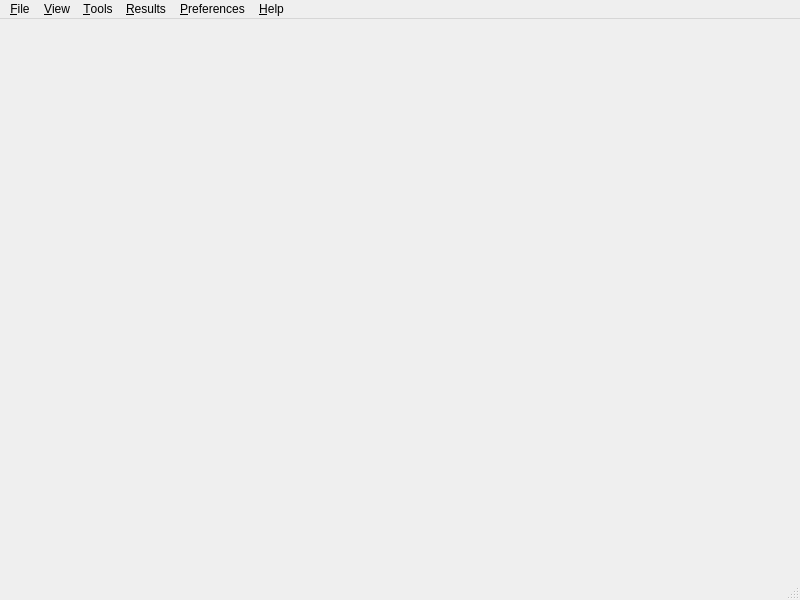
<?xml version="1.0" encoding="UTF-8"?>
<ui version="4.0">
 <class>RclMainBase</class>
 <widget class="QMainWindow" name="RclMainBase">
  <property name="geometry">
   <rect>
    <x>0</x>
    <y>0</y>
    <width>800</width>
    <height>600</height>
   </rect>
  </property>
  <property name="sizePolicy">
   <sizepolicy hsizetype="Preferred" vsizetype="Minimum">
    <horstretch>0</horstretch>
    <verstretch>0</verstretch>
   </sizepolicy>
  </property>
  <property name="windowTitle">
   <string>Recoll</string>
  </property>
  <widget class="QWidget" name="centralwidget">
   <layout class="QVBoxLayout" name="verticalLayout">
    <property name="spacing">
     <number>0</number>
    </property>
    <property name="leftMargin">
     <number>4</number>
    </property>
    <property name="topMargin">
     <number>2</number>
    </property>
    <property name="rightMargin">
     <number>4</number>
    </property>
    <property name="bottomMargin">
     <number>2</number>
    </property>
    <item>
     <widget class="SSearch" name="sSearch" native="true">
      <property name="sizePolicy">
       <sizepolicy hsizetype="Expanding" vsizetype="Fixed">
        <horstretch>0</horstretch>
        <verstretch>0</verstretch>
       </sizepolicy>
      </property>
     </widget>
    </item>
    <item>
     <widget class="ResList" name="reslist" native="true">
      <property name="sizePolicy">
       <sizepolicy hsizetype="Preferred" vsizetype="Preferred">
        <horstretch>2</horstretch>
        <verstretch>0</verstretch>
       </sizepolicy>
      </property>
     </widget>
    </item>
   </layout>
  </widget>
  <widget class="QStatusBar" name="statusbar"/>
  <widget class="QMenuBar" name="MenuBar">
   <property name="geometry">
    <rect>
     <x>0</x>
     <y>0</y>
     <width>800</width>
     <height>25</height>
    </rect>
   </property>
   <widget class="QMenu" name="fileMenu">
    <property name="title">
     <string>&amp;File</string>
    </property>
    <addaction name="fileToggleIndexingAction"/>
    <addaction name="fileRebuildIndexAction"/>
    <addaction name="actionSpecial_Indexing"/>
    <addaction name="separator"/>
    <addaction name="actionSave_last_query"/>
    <addaction name="actionLoad_saved_query"/>
    <addaction name="separator"/>
    <addaction name="fileExportSSearchHistoryAction"/>
    <addaction name="fileEraseSearchHistoryAction"/>
    <addaction name="separator"/>
    <addaction name="fileEraseDocHistoryAction"/>
    <addaction name="separator"/>
    <addaction name="fileExitAction"/>
   </widget>
   <widget class="QMenu" name="viewMenu">
    <property name="title">
     <string>&amp;View</string>
    </property>
    <addaction name="showMissingHelpers_Action"/>
    <addaction name="showActiveTypes_Action"/>
    <addaction name="actionShow_index_statistics"/>
    <addaction name="separator"/>
    <addaction name="toggleFullScreenAction"/>
   </widget>
   <widget class="QMenu" name="toolsMenu">
    <property name="title">
     <string>&amp;Tools</string>
    </property>
    <addaction name="toolsDoc_HistoryAction"/>
    <addaction name="toolsAdvanced_SearchAction"/>
    <addaction name="toolsSpellAction"/>
    <addaction name="actionShowQueryDetails"/>
    <addaction name="actionQuery_Fragments"/>
    <addaction name="actionWebcache_Editor"/>
   </widget>
   <widget class="QMenu" name="preferencesMenu">
    <property name="title">
     <string>&amp;Preferences</string>
    </property>
    <addaction name="indexConfigAction"/>
    <addaction name="indexScheduleAction"/>
    <addaction name="separator"/>
    <addaction name="queryPrefsAction"/>
    <addaction name="extIdxAction"/>
    <addaction name="separator"/>
    <addaction name="enbSynAction"/>
    <addaction name="separator"/>
   </widget>
   <widget class="QMenu" name="helpMenu">
    <property name="title">
     <string>&amp;Help</string>
    </property>
    <addaction name="userManualAction"/>
    <addaction name="showMissingHelpers_Action"/>
    <addaction name="showActiveTypes_Action"/>
    <addaction name="separator"/>
    <addaction name="helpAbout_RecollAction"/>
   </widget>
   <widget class="QMenu" name="menuResults">
    <property name="title">
     <string>&amp;Results</string>
    </property>
    <addaction name="nextPageAction"/>
    <addaction name="prevPageAction"/>
    <addaction name="firstPageAction"/>
    <addaction name="separator"/>
    <addaction name="actionSortByDateAsc"/>
    <addaction name="actionSortByDateDesc"/>
    <addaction name="separator"/>
    <addaction name="actionShowResultsAsTable"/>
    <addaction name="separator"/>
    <addaction name="actionSaveResultsAsCSV"/>
   </widget>
   <addaction name="fileMenu"/>
   <addaction name="viewMenu"/>
   <addaction name="toolsMenu"/>
   <addaction name="menuResults"/>
   <addaction name="preferencesMenu"/>
   <addaction name="separator"/>
   <addaction name="helpMenu"/>
  </widget>
  <action name="fileExitAction">
   <property name="text">
    <string>E&amp;xit</string>
   </property>
   <property name="shortcut">
    <string>Ctrl+Q</string>
   </property>
   <property name="name" stdset="0">
    <cstring>fileExitAction</cstring>
   </property>
  </action>
  <action name="fileToggleIndexingAction">
   <property name="text">
    <string>Update &amp;index</string>
   </property>
   <property name="name" stdset="0">
    <cstring>fileToggleIndexingAction</cstring>
   </property>
  </action>
  <action name="fileBumpIndexingAction">
   <property name="text">
    <string>Trigger incremental pass</string>
   </property>
   <property name="name" stdset="0">
    <cstring>fileBumpIndexingAction</cstring>
   </property>
   <property name="enabled">
    <bool>false</bool>
   </property>
  </action>
  <action name="fileRebuildIndexAction">
   <property name="text">
    <string>&amp;Rebuild index</string>
   </property>
   <property name="name" stdset="0">
    <cstring>fileRebuildIndexAction</cstring>
   </property>
  </action>
  <action name="fileEraseDocHistoryAction">
   <property name="text">
    <string>&amp;Erase document history</string>
   </property>
   <property name="name" stdset="0">
    <cstring>fileEraseDocHistoryAction</cstring>
   </property>
  </action>
  <action name="fileEraseSearchHistoryAction">
   <property name="text">
    <string>&amp;Erase search history</string>
   </property>
   <property name="name" stdset="0">
    <cstring>fileEraseSearchHistoryAction</cstring>
   </property>
  </action>
  <action name="fileExportSSearchHistoryAction">
   <property name="text">
    <string>E&amp;xport simple search history</string>
   </property>
   <property name="name" stdset="0">
    <cstring>fileExportSSearchHistoryAction</cstring>
   </property>
  </action>
  <action name="showMissingHelpers_Action">
   <property name="text">
    <string>Missing &amp;helpers</string>
   </property>
   <property name="name" stdset="0">
    <cstring>showMissingHelpers_Action</cstring>
   </property>
  </action>
  <action name="showActiveTypes_Action">
   <property name="text">
    <string>Indexed &amp;MIME types</string>
   </property>
   <property name="name" stdset="0">
    <cstring>showActiveTypes_Action</cstring>
   </property>
  </action>
  <action name="helpAbout_RecollAction">
   <property name="text">
    <string>&amp;About Recoll</string>
   </property>
   <property name="name" stdset="0">
    <cstring>helpAbout_RecollAction</cstring>
   </property>
  </action>
  <action name="userManualAction">
   <property name="text">
    <string>&amp;User manual</string>
   </property>
   <property name="name" stdset="0">
    <cstring>userManualAction</cstring>
   </property>
  </action>
  <action name="toolsDoc_HistoryAction">
   <property name="icon">
    <iconset resource="recoll.qrc">
     <normaloff>:/images/history.png</normaloff>:/images/history.png</iconset>
   </property>
   <property name="text">
    <string>Document &amp;History</string>
   </property>
   <property name="toolTip">
    <string>Document  History</string>
   </property>
   <property name="name" stdset="0">
    <cstring>toolsDoc_HistoryAction</cstring>
   </property>
  </action>
  <action name="toolsAdvanced_SearchAction">
   <property name="icon">
    <iconset resource="recoll.qrc">
     <normaloff>:/images/asearch.png</normaloff>:/images/asearch.png</iconset>
   </property>
   <property name="text">
    <string>&amp;Advanced Search</string>
   </property>
   <property name="toolTip">
    <string>Advanced/complex  Search</string>
   </property>
   <property name="name" stdset="0">
    <cstring>toolsAdvanced_SearchAction</cstring>
   </property>
  </action>
  <action name="toolsSort_parametersAction">
   <property name="text">
    <string>&amp;Sort parameters</string>
   </property>
   <property name="toolTip">
    <string>Sort parameters</string>
   </property>
   <property name="name" stdset="0">
    <cstring>toolsSort_parametersAction</cstring>
   </property>
  </action>
  <action name="toolsSpellAction">
   <property name="icon">
    <iconset resource="recoll.qrc">
     <normaloff>:/images/spell.png</normaloff>:/images/spell.png</iconset>
   </property>
   <property name="text">
    <string>Term &amp;explorer</string>
   </property>
   <property name="toolTip">
    <string>Term explorer tool</string>
   </property>
   <property name="name" stdset="0">
    <cstring>toolsSpellAction</cstring>
   </property>
  </action>
  <action name="nextPageAction">
   <property name="enabled">
    <bool>false</bool>
   </property>
   <property name="icon">
    <iconset resource="recoll.qrc">
     <normaloff>:/images/nextpage.png</normaloff>:/images/nextpage.png</iconset>
   </property>
   <property name="iconText">
    <string>Next page</string>
   </property>
   <property name="toolTip">
    <string>Next page of results</string>
   </property>
   <property name="shortcut">
    <string>PgDown</string>
   </property>
   <property name="name" stdset="0">
    <cstring>nextPageAction</cstring>
   </property>
  </action>
  <action name="firstPageAction">
   <property name="enabled">
    <bool>false</bool>
   </property>
   <property name="icon">
    <iconset resource="recoll.qrc">
     <normaloff>:/images/firstpage.png</normaloff>:/images/firstpage.png</iconset>
   </property>
   <property name="iconText">
    <string>First page</string>
   </property>
   <property name="toolTip">
    <string>Go to first page of results</string>
   </property>
   <property name="shortcut">
    <string>Shift+PgUp</string>
   </property>
   <property name="name" stdset="0">
    <cstring>firstPageAction</cstring>
   </property>
  </action>
  <action name="prevPageAction">
   <property name="enabled">
    <bool>false</bool>
   </property>
   <property name="icon">
    <iconset resource="recoll.qrc">
     <normaloff>:/images/prevpage.png</normaloff>:/images/prevpage.png</iconset>
   </property>
   <property name="iconText">
    <string>Previous page</string>
   </property>
   <property name="toolTip">
    <string>Previous page of results</string>
   </property>
   <property name="shortcut">
    <string>PgUp</string>
   </property>
   <property name="name" stdset="0">
    <cstring>prevPageAction</cstring>
   </property>
  </action>
  <action name="indexConfigAction">
   <property name="text">
    <string>&amp;Index configuration</string>
   </property>
   <property name="name" stdset="0">
    <cstring>indexConfigAction</cstring>
   </property>
  </action>
  <action name="indexScheduleAction">
   <property name="text">
    <string>Indexing &amp;schedule</string>
   </property>
   <property name="name" stdset="0">
    <cstring>indexScheduleAction</cstring>
   </property>
  </action>
  <action name="queryPrefsAction">
   <property name="text">
    <string>&amp;GUI configuration</string>
   </property>
   <property name="name" stdset="0">
    <cstring>queryPrefsAction</cstring>
   </property>
  </action>
  <action name="extIdxAction">
   <property name="text">
    <string>E&amp;xternal index dialog</string>
   </property>
   <property name="iconText">
    <string>External index dialog</string>
   </property>
   <property name="name" stdset="0">
    <cstring>extIdxAction</cstring>
   </property>
  </action>
  <action name="enbSynAction">
   <property name="checkable">
    <bool>true</bool>
   </property>
   <property name="text">
    <string>Enable synonyms</string>
   </property>
   <property name="iconText">
    <string>Enable synonyms</string>
   </property>
   <property name="name" stdset="0">
    <cstring>enbSynAction</cstring>
   </property>
  </action>
  <action name="toggleFullScreenAction">
   <property name="text">
    <string>&amp;Full Screen</string>
   </property>
   <property name="iconText">
    <string>Full Screen</string>
   </property>
   <property name="shortcut">
    <string>F11</string>
   </property>
   <property name="name" stdset="0">
    <cstring>toggleFullScreenAction</cstring>
   </property>
  </action>
  <action name="actionSortByDateAsc">
   <property name="checkable">
    <bool>true</bool>
   </property>
   <property name="enabled">
    <bool>false</bool>
   </property>
   <property name="icon">
    <iconset resource="recoll.qrc">
     <normaloff>:/images/up.png</normaloff>:/images/up.png</iconset>
   </property>
   <property name="text">
    <string>Sort by date, oldest first</string>
   </property>
   <property name="toolTip">
    <string>Sort by dates from oldest to newest</string>
   </property>
  </action>
  <action name="actionSortByDateDesc">
   <property name="checkable">
    <bool>true</bool>
   </property>
   <property name="enabled">
    <bool>false</bool>
   </property>
   <property name="icon">
    <iconset resource="recoll.qrc">
     <normaloff>:/images/down.png</normaloff>:/images/down.png</iconset>
   </property>
   <property name="text">
    <string>Sort by date, newest first</string>
   </property>
   <property name="toolTip">
    <string>Sort by dates from newest to oldest</string>
   </property>
  </action>
  <action name="actionShowQueryDetails">
   <property name="text">
    <string>Show Query Details</string>
   </property>
  </action>
  <action name="actionShowResultsAsTable">
   <property name="checkable">
    <bool>true</bool>
   </property>
   <property name="icon">
    <iconset resource="recoll.qrc">
     <normaloff>:/images/table.png</normaloff>:/images/table.png</iconset>
   </property>
   <property name="text">
    <string>Show as table</string>
   </property>
   <property name="toolTip">
    <string>Show results in a spreadsheet-like table</string>
   </property>
  </action>
  <action name="actionSaveResultsAsCSV">
   <property name="text">
    <string>Save as CSV (spreadsheet) file</string>
   </property>
   <property name="toolTip">
    <string>Saves the result into a file which you can load in a spreadsheet</string>
   </property>
  </action>
  <action name="actionNext_Page">
   <property name="text">
    <string>Next Page</string>
   </property>
  </action>
  <action name="actionPrevious_Page">
   <property name="text">
    <string>Previous Page</string>
   </property>
  </action>
  <action name="actionFirst_Page">
   <property name="text">
    <string>First Page</string>
   </property>
  </action>
  <action name="actionQuery_Fragments">
   <property name="icon">
    <iconset resource="recoll.qrc">
     <normaloff>:/images/code-block.png</normaloff>:/images/code-block.png</iconset>
   </property>
   <property name="text">
    <string>Query Fragments</string>
   </property>
  </action>
  <action name="fileRetryFailedAction">
   <property name="checkable">
    <bool>true</bool>
   </property>
   <property name="text">
    <string>    With failed files retrying</string>
   </property>
   <property name="toolTip">
    <string>Next update will retry previously failed files</string>
   </property>
   <property name="name" stdset="0">
    <cstring>fileToggleIndexingAction</cstring>
   </property>
  </action>
  <action name="actionSave_last_query">
   <property name="text">
    <string>Save last query</string>
   </property>
  </action>
  <action name="actionLoad_saved_query">
   <property name="text">
    <string>Load saved query</string>
   </property>
  </action>
  <action name="actionSpecial_Indexing">
   <property name="text">
    <string>Special Indexing</string>
   </property>
   <property name="toolTip">
    <string>Indexing with special options</string>
   </property>
  </action>
  <action name="actionShow_index_statistics">
   <property name="text">
    <string>Index &amp;statistics</string>
   </property>
  </action>
  <action name="actionWebcache_Editor">
   <property name="text">
    <string>Webcache Editor</string>
   </property>
  </action>
 </widget>
 <layoutdefault spacing="2" margin="2"/>
 <customwidgets>
  <customwidget>
   <class>SSearch</class>
   <extends>QWidget</extends>
   <header>ssearch_w.h</header>
  </customwidget>
  <customwidget>
   <class>ResList</class>
   <extends>QWidget</extends>
   <header>reslist.h</header>
  </customwidget>
 </customwidgets>
 <includes>
  <include location="local">ssearch_w.h</include>
  <include location="local">reslist.h</include>
 </includes>
 <resources>
  <include location="recoll.qrc"/>
 </resources>
 <connections/>
</ui>
